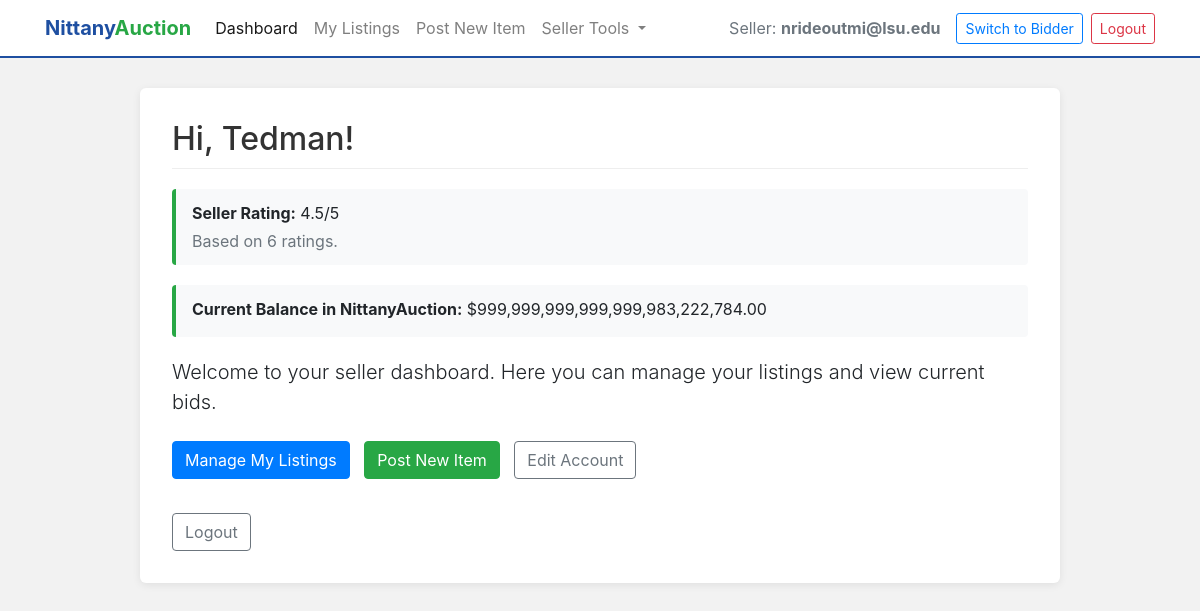
Screenshot of /seller (signed in) with the database file from the repository.
### tables this page shows
CREATE TABLE Bidders (
    email VARCHAR(255) PRIMARY KEY,
    first_name VARCHAR(100) NOT NULL,
    last_name VARCHAR(100) NOT NULL,
    age INT,
    home_address_id VARCHAR(50),
    major VARCHAR(100),
    FOREIGN KEY (email) REFERENCES Users(email),
    FOREIGN KEY (home_address_id) REFERENCES Address(address_id)
);

CREATE TABLE Sellers (
    email TEXT PRIMARY KEY,
    bank_routing_number TEXT NOT NULL,
    bank_account_number TEXT NOT NULL,
    balance REAL DEFAULT 0.0,
    FOREIGN KEY (email) REFERENCES Users(email)
        ON UPDATE CASCADE
        ON DELETE RESTRICT
);

### app.py (the view)
@app.route('/seller', methods=['POST', 'GET'])
def seller():
    user_email = session.get('email')
    roles = session.get('roles', [])
    if not user_email or 'seller' not in roles:
        return redirect(url_for('authenticate', error='Access denied. Seller account required.'))
    connection = get_connection()
    cursor = connection.cursor()
    cursor.execute('SELECT first_name FROM Bidders WHERE email = ?', (user_email,))
    result = cursor.fetchone()
    connection.close()
    conn = get_connection()
    conn.row_factory = sqlite3.Row
    cur = conn.cursor()
    cur.execute("""
                SELECT email, bank_routing_number, bank_account_number, balance
                FROM Sellers
                WHERE email = ?
                """, (user_email,))
    seller_row = cur.fetchone()
    if seller_row:
        balance = seller_row['balance']
    else:
        balance = 0
    if result:
        first_name = result[0]
    else:
        first_name = 'Seller'
    avg_rating = None
    rating_count = 0
    try:
        conn = get_connection()
        conn.row_factory = sqlite3.Row
        cur = conn.cursor()
        cur.execute("""
            SELECT AVG(Rating) AS avg_rating, COUNT(*) AS rating_count
            FROM Rating
            WHERE Seller_Email = ?
        """, (user_email,))
        result = cur.fetchone()
        if result:
            avg_rating = result['avg_rating']
            rating_count = result['rating_count']
            if avg_rating is not None:
                avg_rating = round(avg_rating, 2)
        conn.close()
    except Exception as e:
        print("ERROR in /seller:", e)
    return render_template(
        'seller.html',
        first_name=first_name,
        email=user_email,
        avg_rating=avg_rating,
        rating_count=rating_count,
        balance = balance
    )

### app.py (called while the page is built)
@app.before_request
def ensure_roles_loaded():
    if 'email' in session and 'roles' not in session:
        connection = get_connection()
        cursor = connection.cursor()
        roles = []
        cursor.execute("SELECT 1 FROM Helpdesk WHERE email = ?", (session['email'],))
        if cursor.fetchone(): roles.append('helpdesk')
        cursor.execute("SELECT 1 FROM Sellers WHERE email = ?", (session['email'],))
        if cursor.fetchone(): roles.append('seller')
        cursor.execute("SELECT 1 FROM Bidders WHERE email = ?", (session['email'],))
        if cursor.fetchone(): roles.append('bidder')
        connection.close()
        session['roles'] = roles

def get_connection():
    conn = sql.connect(DB_NAME)
    return conn

### templates/seller.html (shortened to what this page needs)
<!DOCTYPE html>
<html lang="en">
<head>
    <link rel="stylesheet" href="https://stackpath.bootstrapcdn.com/bootstrap/4.4.1/css/bootstrap.min.css"
>
</head>
<body>
    <nav class="navbar navbar-expand-lg navbar-light">
        <div class="container">
            <a class="navbar-brand brand-text" href="{{ url_for('seller') }}">
                <span class="nittany">Nittany</span><span class="auction">Auction</span>
            </a>
            <div class="collapse navbar-collapse" id="sellerNavbar">
                <ul class="navbar-nav mr-auto">
                    <li class="nav-item active">
                        <a class="nav-link" href="{{ url_for('seller') }}">Dashboard</a>
                    </li>
                    <li class="nav-item">
                        <a class="nav-link" href="{{ url_for('my_listing') }}">My Listings</a>
                    </li>
                    <li class="nav-item">
                        <a class="nav-link" href="{{ url_for('post_item') }}">Post New Item</a>
                    </li>
                    <li class="nav-item dropdown">
                        <a class="nav-link dropdown-toggle" href="#" id="settings" role="button" data-toggle="dropdown"
                            aria-haspopup="true" aria-expanded="false">
                            Seller Tools
                        </a>
                    </li>
                </ul>
                <ul class="navbar-nav ml-auto align-items-center">
                    <li class="nav-item">
                        <span class="nav-link text-muted mb-0">Seller: <strong>{{ email }}</strong></span>
                    </li>
                    {% if session.get('roles') %}
                        {% if 'bidder' in session['roles'] %}
                        <li class="nav-item">
                            <a class="btn btn-sm btn-outline-primary ml-2" href="/bidder">Switch to Bidder</a>
                        </li>
                        {% endif %}
                    {% endif %}
                    <li class="nav-item">
                        <a class="btn btn-sm btn-outline-danger ml-2" href="{{ url_for('logout') }}">Logout</a>
                    </li>
                </ul>
            </div>
        </div>
    </nav>
    <div class="container">
        <div class="row justify-content-center">
            <div class="col-md-10">
                <div class="dashboard-card">
                    <h2 class="welcome-header">Hi, {{ first_name }}!</h2>
                    <div class="rating-box">
                        <p class="mb-1">
                            <strong>Seller Rating:</strong>
                            {% if avg_rating is not none %}
                            {{ avg_rating }}/5
                            {% else %}
                            No ratings yet
                            {% endif %}
                        </p>
                        <p class="mb-0 text-muted">
                            {% if avg_rating is not none %}
                            Based on {{ rating_count }} rating{% if rating_count != 1 %}s{% endif %}.
                            {% else %}
                            Your average rating will appear here after bidders complete paid auctions and leave ratings.
                            {% endif %}
                        </p>
                    </div>
                    <div class="rating-box">
                        <p class="mb-1">
                            <strong>Current Balance in NittanyAuction:</strong>
                            ${{ "{:,.2f}".format(balance) }}
                        </p>
                    </div>
                    <p class="lead">
                        Welcome to your seller dashboard. Here you can manage your listings and view current bids.
                    </p>
                    <div class="quick-actions mt-4">
                        <a href="{{ url_for('my_listing') }}" class="btn btn-primary">Manage My Listings</a>
                        <a href="{{ url_for('post_item') }}" class="btn btn-success">Post New Item</a>
                        <a href="{{ url_for('seller_account') }}" class="btn btn-outline-secondary">Edit Account</a>
                    </div>
                    <div class="mt-4">
                        <a href="{{ url_for('logout') }}" class="btn btn-outline-secondary">Logout</a>
                    </div>
                </div>
            </div>
        </div>
    </div>
</body>
</html>

### templates/seller.html (style rules this page uses)
body { background-color: #f2f2f2; }
.navbar { background-color: white; border-bottom: 2px solid #1e4fa1; margin-bottom: 30px; }
.brand-text .nittany { color: #1e4fa1; font-weight: bold; }
.brand-text .auction { color: #28a745; font-weight: bold; }
.dashboard-card { background: white; border-radius: 6px; box-shadow: 0 2px 8px rgba(0, 0, 0, 0.08); padding: 2rem; }
.welcome-header { color: #333; border-bottom: 1px solid #eee; padding-bottom: 10px; margin-bottom: 20px; }
.rating-box { background-color: #f8f9fa; border-left: 4px solid #28a745; padding: 12px 16px; border-radius: 4px; margin-bottom: 20px; }
.quick-actions .btn { margin-right: 10px; margin-bottom: 10px; }

### rows the page displays
Bidders: first_name "Tedman"
Sellers: balance "999,999,999,999,999,983,222,784.00"

### other values shown
{{ email }} "nrideoutmi@lsu.edu"
{{ avg_rating }} "4.5"
{{ rating_count }} "6"
